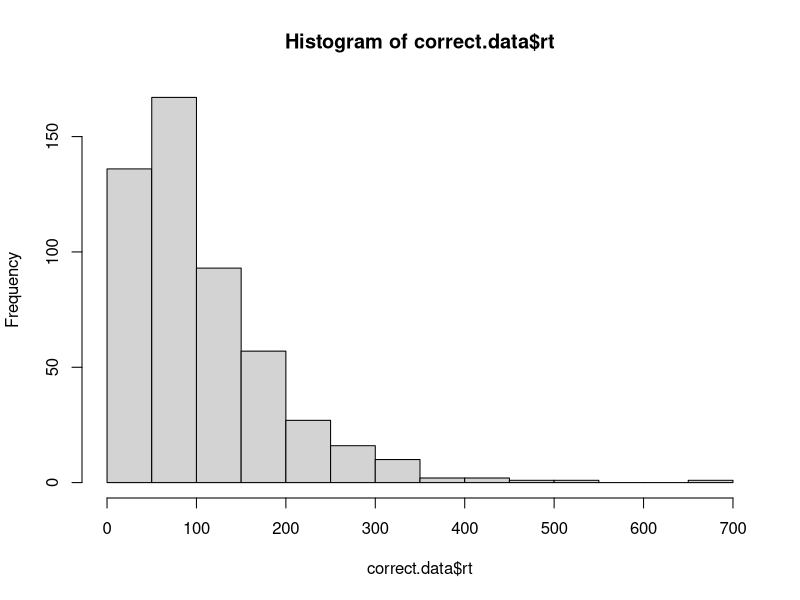
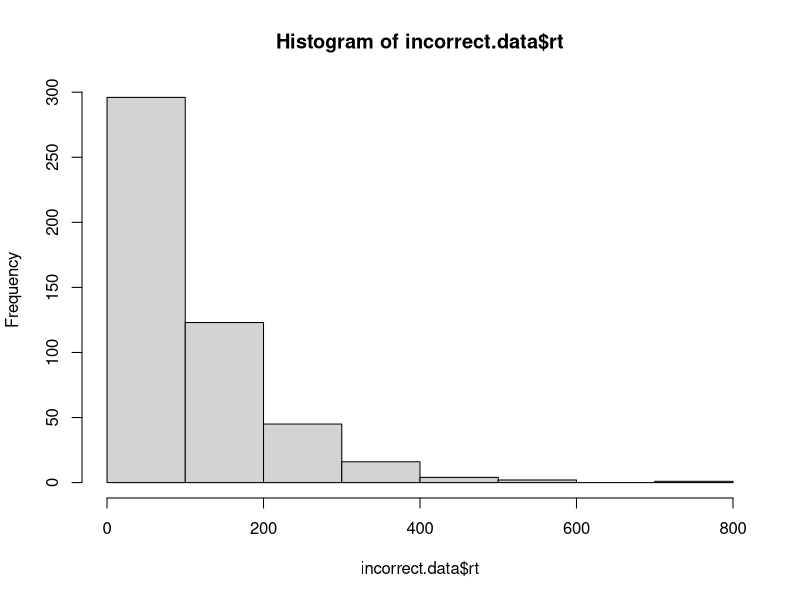

Reproduce these figures in R, in order.
# implement the model by filling in the function below
# the model should return a data frame with two columns: correct and rt
# the correct column should be TRUE or FALSE, and rt should contain the
# number of steps it took to reach the criterion.

# note that the function takes four arguments:
# samples is the number of samples to draw from the model
# drift is the drift rate (default value is 0)
# sdrw is the variability in the drift rate (default value is 0.3)
# criterion is the threshold for a response (default value is 3)

library(dplyr)

random.walk.model <- function(samples, drift=0, sdrw=0.3, criterion=3){
  # On each trial, start the internal evidence signal at 0.
  # Sample a value from a normal distribution with mean drift and standard deviation sdrw.
  # Add this value to the internal evidence signal.
  # Repeat steps 2 & 3 until the evidence signal is greater than criterion or less than -criterion.
  # Report the number of samples it took to reach the threshold.
  # If the model reaches criterion then it has responded correctly. 
  # If it reaches -criterion it has responded incorrectly. The number of samples it takes to reach the threshold is the number of milliseconds it took to respond. (So the model assumes that one sample is taken every millisecond.)
  # Steps 1-5 can be repeated many times to generate a distribution of responses.

  accuracy.array <- vector()
  rt.array <- vector()
  
  for(i in 1:samples) {
    es <- 0
    counter <- 0
    while(abs(es) <= criterion) {
      es <- es + rnorm(1, mean=drift, sd=sdrw)
      counter <- counter + 1
    }
    accuracy.array[i] <- if_else(es>0, TRUE, FALSE)
    rt.array[i] <- counter
  }
  
  output <- data.frame(
    correct = accuracy.array,
    rt = rt.array
  )
  
  return(output)
}

# test the model ####

# if the model is working correctly, then the line below should generate a data frame with 
# 1000 samples and about half of the samples should be correct. the average rt will probably
# be around 112, but might vary from that by a bit.

initial.test <- random.walk.model(1000)
sum(initial.test$correct) / length(initial.test$correct) # should be close to 0.5
mean(initial.test$rt) # should be about 112

# visualize the RT distributions ####

# we can use dplyr to filter the data and visualize the correct and incorrect RT distributions

correct.data <- initial.test %>% filter(correct==TRUE)
incorrect.data <- initial.test %>% filter(correct==FALSE)

hist(correct.data$rt)
hist(incorrect.data$rt)
